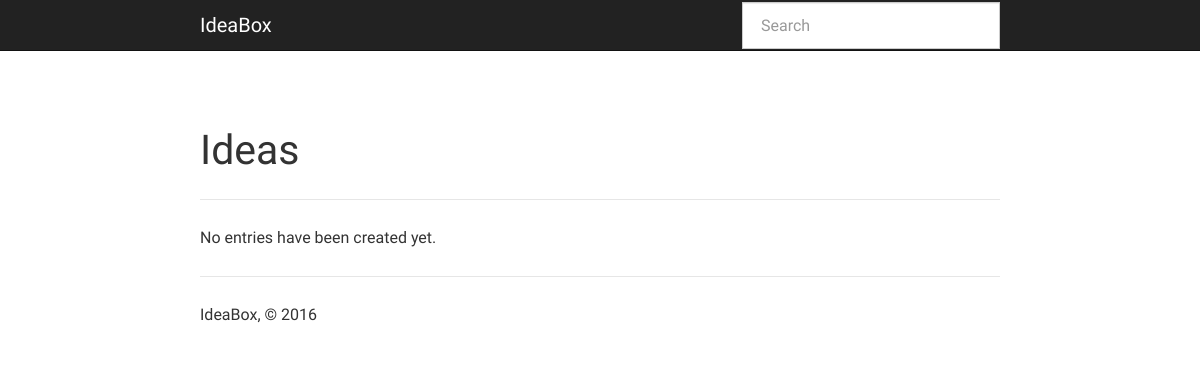
Before: / with the older database file.
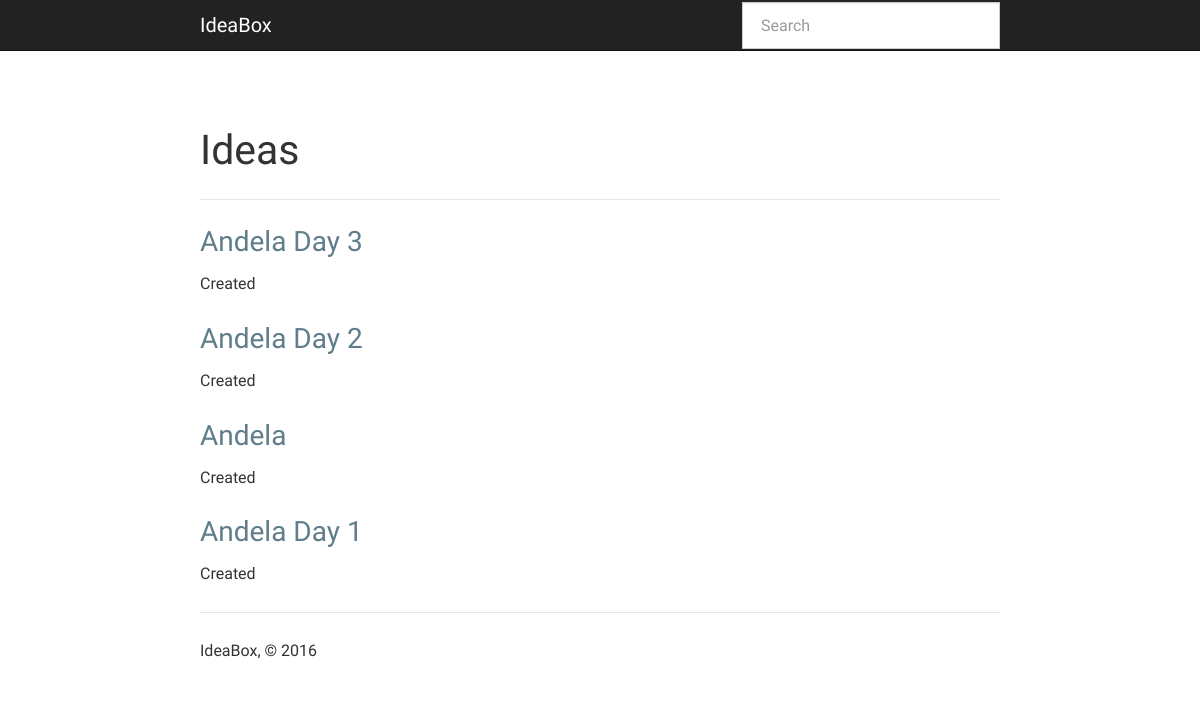
After: the same page with the newer database file.
### app.py (models this page shows, shortened)
class Entry(flask_db.Model):
    title = CharField()
    slug = CharField(unique=True)
    content = TextField()
    published = BooleanField(index=True)
    timestamp = DateTimeField(default=datetime.datetime.now, index=True)
    @classmethod
    def public(cls):
        return Entry.select().where(Entry.published == True)

### app.py (the view)
@app.route('/')
def index():
    search_query = request.args.get('q')
    if search_query:
        query = Entry.search(search_query)
    else:
        query = Entry.public().order_by(Entry.timestamp.desc())
    return object_list(
        'index.html',
        query,
        search=search_query,
        check_bounds=False)

### templates/index.html (shortened to what this page needs)
{% extends "base.html" %}
{% block content_title %}{% if search %}Search "{{ search }}"{% else %} Ideas {% endif %}{% endblock %}
{% block content %}
  {% for entry in object_list %}
    {% if search %}
      {% set entry = entry.entry %}
    {% endif %}
    <h3>
      <a href="{% if entry.published %}{{ url_for('detail', slug=entry.slug) }}{% else %}{{ url_for('edit', slug=entry.slug) }}{% endif %}">
        {{ entry.title }}
      </a>
    </h3>
   <p>Created </p>
  {% else %}
    <p>No entries have been created yet.</p>
  {% endfor %}
{% endblock %}

### templates/base.html (shortened to what this page needs)
<!doctype html>
<html>
  <head>
    <link rel=stylesheet type=text/css href="{{ url_for('static', filename='css/blog.min.css') }}" />
    <link rel=stylesheet type=text/css href="{{ url_for('static', filename='css/hilite.css') }}" />
  </head>
  <body>
    <div class="navbar navbar-default navbar-static-top" role="navigation">
      <div class="container">
        <div class="navbar-header">
          <a class="navbar-brand" href="{{ url_for('index') }}">IdeaBox</a>
        </div>
        <div class="navbar-collapse collapse">
          {% block search_bar %}
            <form action="{{ url_for('index') }}" class="navbar-form navbar-right" id="search-form" method="get" role="search">
              <div class="form-group">
                <input class="form-control" name="q" placeholder="Search" type="text" value="{% if search %}{{ search }}{% endif %}">
              </div>
            </form>
          {% endblock %}
        </div>
      </div>
    </div>
    <div class="container">
      {% block page_header %}
        <div class="page-header">
          <h1>{% block content_title %}{% endblock %}</h1>
        </div>
      {% endblock %}
      {% block content %}{% endblock %}
      <footer>
        <hr />
        <p>IdeaBox, &copy; 2016</p>
      </footer>
    </div>
  </body>
</html>

Changed rows visible on the page:
added Entry: title "Andela Day 3"
added Entry: title "Andela Day 2"
added Entry: title "Andela"
added Entry: title "Andela Day 1"
Other visible differences:
text no longer shown: "No entries have been created yet."
